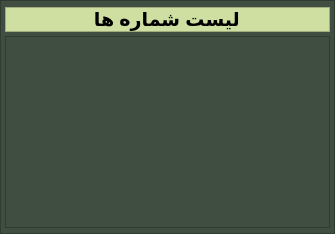
     <widget class="QFrame" name="frame_msg">
      <property name="minimumSize">
       <size>
        <width>335</width>
        <height>0</height>
       </size>
      </property>
      <property name="toolTip">
       <string>لیست شماره های که در برنامه بررسی می شوند</string>
      </property>
      <property name="styleSheet">
       <string notr="true">QFrame {
background-color: rgb(63, 78, 64) ;
}</string>
      </property>
      <property name="frameShape">
       <enum>QFrame::StyledPanel</enum>
      </property>
      <property name="frameShadow">
       <enum>QFrame::Raised</enum>
      </property>
      <layout class="QGridLayout" name="gridLayout_8">
       <property name="leftMargin">
        <number>4</number>
       </property>
       <property name="topMargin">
        <number>6</number>
       </property>
       <property name="rightMargin">
        <number>4</number>
       </property>
       <property name="bottomMargin">
        <number>5</number>
       </property>
       <property name="spacing">
        <number>4</number>
       </property>
       <item row="0" column="0">
        <widget class="QFrame" name="frame_numLebel">
         <property name="maximumSize">
          <size>
           <width>16777215</width>
           <height>40</height>
          </size>
         </property>
         <property name="styleSheet">
          <string notr="true">QFrame {
background-color: rgb(207, 223, 162);
}</string>
         </property>
         <property name="frameShape">
          <enum>QFrame::StyledPanel</enum>
         </property>
         <property name="frameShadow">
          <enum>QFrame::Raised</enum>
         </property>
         <layout class="QGridLayout" name="gridLayout_10">
          <property name="leftMargin">
           <number>7</number>
          </property>
          <property name="topMargin">
           <number>0</number>
          </property>
          <property name="bottomMargin">
           <number>0</number>
          </property>
          <item row="0" column="0">
           <layout class="QHBoxLayout" name="horizontalLayout_4">
            <item>
             <spacer name="horizontalSpacer_6">
              <property name="orientation">
               <enum>Qt::Horizontal</enum>
              </property>
              <property name="sizeHint" stdset="0">
               <size>
                <width>40</width>
                <height>20</height>
               </size>
              </property>
             </spacer>
            </item>
            <item>
             <widget class="QLabel" name="whatsAppNumbers">
              <property name="font">
               <font>
                <family>Arial</family>
                <pointsize>14</pointsize>
                <weight>75</weight>
                <bold>true</bold>
               </font>
              </property>
              <property name="text">
               <string> لیست شماره ها </string>
              </property>
             </widget>
            </item>
            <item>
             <spacer name="horizontalSpacer_5">
              <property name="orientation">
               <enum>Qt::Horizontal</enum>
              </property>
              <property name="sizeHint" stdset="0">
               <size>
                <width>40</width>
                <height>20</height>
               </size>
              </property>
             </spacer>
            </item>
           </layout>
          </item>
         </layout>
        </widget>
       </item>
       <item row="1" column="0">
        <widget class="QTableView" name="tableview_numbers">
         <property name="enabled">
          <bool>true</bool>
         </property>
         <property name="font">
          <font>
           <pointsize>8</pointsize>
          </font>
         </property>
         <property name="layoutDirection">
          <enum>Qt::RightToLeft</enum>
         </property>
         <property name="styleSheet">
          <string notr="true">QTableView {
background-color: rgb(63, 78, 64) ;
color: rgb(0, 174, 255) ;
}</string>
         </property>
         <property name="autoScrollMargin">
          <number>16</number>
         </property>
        </widget>
       </item>
      </layout>
     </widget>
